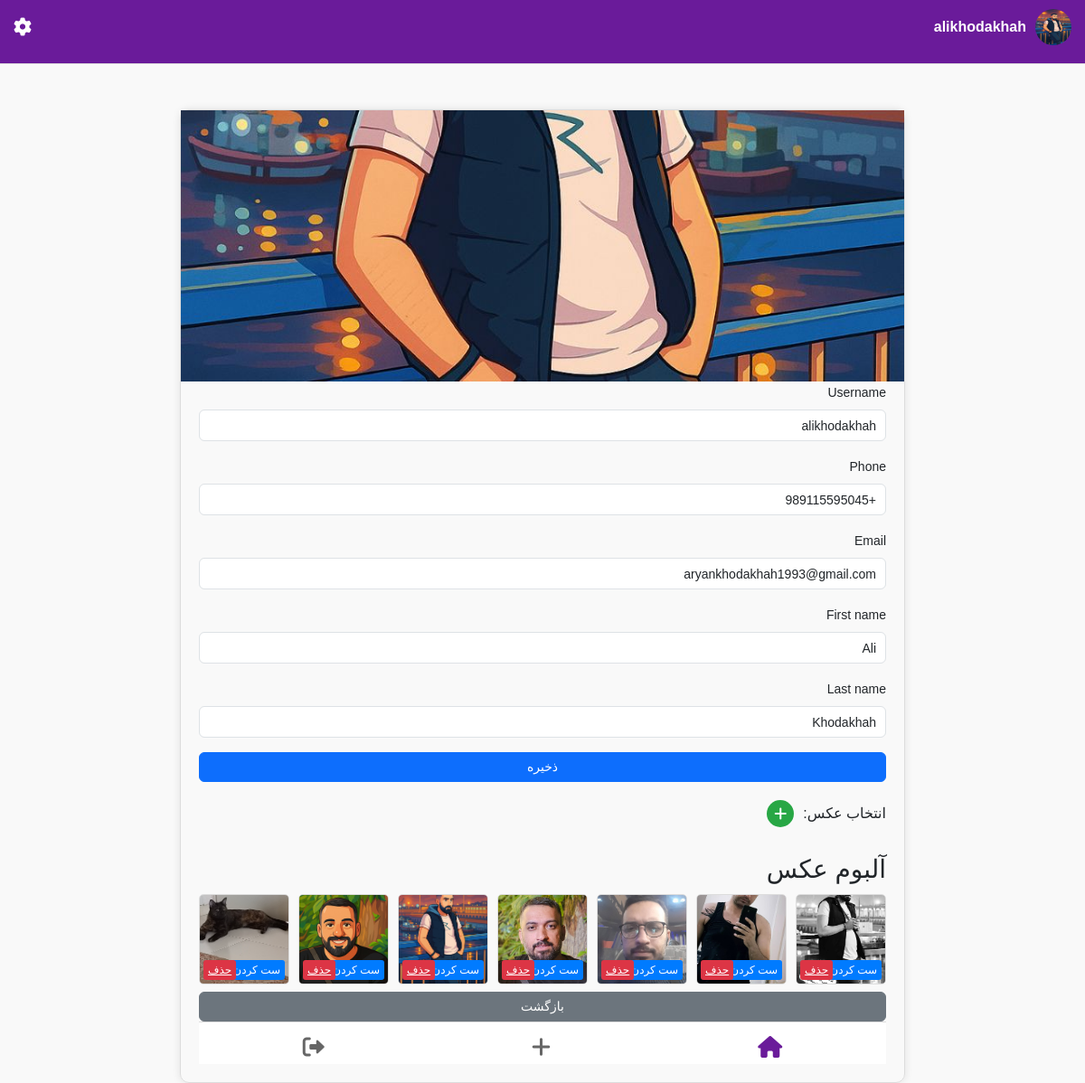
Screenshot of /edit_profile/ (signed in) with the database file from the repository.
### accounts/models.py (models this page shows, shortened)
class User(AbstractUser):
    last_seen = models.DateTimeField(null=True, blank=True)
    phone_regex = RegexValidator(
        regex=r'^\+98[0-9]{10}$',
        message="شماره تلفن باید با +98 شروع شده و شامل ۱۰ رقم بعدی باشد."
    )
    phone = models.CharField(
        max_length=13,
        unique=True,
        validators=[phone_regex],
        help_text="شماره تماس باید به فرمت +989123456789 باشد."
    )
    email_regex = RegexValidator(
        regex=r'^[a-zA-Z][a-zA-Z0-9_.]*@gmail\.com$',
        message="ایمیل باید با حروف انگلیسی شروع شده و دامنه @gmail.com داشته باشد."
    )
    email = models.EmailField(
        unique=True,
        validators=[email_regex],
        blank=True,
        null=True
    )
    username_regex = RegexValidator(
        regex=r'^[a-zA-Z][a-zA-Z0-9_.]*$',
        message="نام کاربری باید با حروف انگلیسی شروع شود و فقط شامل حروف، اعداد، نقطه و آندرلاین باشد."
    )
    username = models.CharField(
        max_length=50,
        unique=True,
        validators=[username_regex],
        blank=True,
        null=True,
        help_text="نام کاربری باید با حروف انگلیسی شروع شده و شامل اعداد، نقطه و آندرلاین باشد."
    )
    profile_photo = models.ImageField(
        upload_to='profile_pics/',
        default='profile_pics/person.png',
        null=True, blank=True,
        help_text="تصویر پروفایل خود را انتخاب کنید"
    )
    groups = models.ManyToManyField(Group, related_name="custom_user_set", blank=True)
    user_permissions = models.ManyToManyField(Permission, related_name="custom_user_permissions_set", blank=True)
    USERNAME_FIELD = 'phone'  # ورود با شماره تلفن
    REQUIRED_FIELDS = ['username', 'email']  # فیلدهای ضروری برای ثبت نام

class AlbumPhoto(models.Model):
    user = models.ForeignKey(settings.AUTH_USER_MODEL, on_delete=models.CASCADE, related_name='album_photo')
    photo = models.ImageField(
        upload_to='album_photos/',
        default='album_photos/person.png',
        validators=[
            FileExtensionValidator(allowed_extensions=['jpg','jpeg','png','gif'])
        ])
    uploaded_at=models.DateTimeField(auto_now_add=True)

### chatbox/views.py (the view)
# urls.py: path('edit_profile/', views.edit_profile, name='edit_profile'),
@login_required
def edit_profile(request):
    if request.method == 'POST':
        print("POST request received for edit_profile")
        print("POST data:", request.POST)
        profile_form = ProfileEditForm(request.POST, instance=request.user)
        print("Profile form valid?", profile_form.is_valid())
        if not profile_form.is_valid():
            print("Profile form errors:", profile_form.errors)
        if profile_form.is_valid():
            profile_form.save()
            messages.success(request, 'پروفایل شما با موفقیت بروزرسانی شد')
            return redirect('edit_profile')
    else:
        profile_form = ProfileEditForm(instance=request.user)
    album_photos = AlbumPhoto.objects.filter(user=request.user)
    return render(request, 'chatbox/edit_profile.html', {
        'profile_form': profile_form,
        'album_photos': album_photos
    })

### accounts/forms.py
class ProfileEditForm(forms.ModelForm):
    class Meta:
        model = User
        fields = ('username', 'phone', 'email', 'first_name', 'last_name', 'profile_photo')

### chatbox/templates/chatbox/edit_profile.html (shortened to what this page needs)
{% extends 'chatbox/base.html' %}
{% load widget_tweaks %}
{% load static %}
{% block extra_head %}
<link href="https://cdn.jsdelivr.net/npm/bootstrap@5.3.0/dist/css/bootstrap.min.css" rel="stylesheet">
<link rel="stylesheet" href="{% static 'chatbox/css/home.css' %}">
<link rel="stylesheet" href="https://cdnjs.cloudflare.com/ajax/libs/font-awesome/6.0.0-beta3/css/all.min.css">
{% endblock %}
{% block content %}
<div class="form-container">
    <div class="profile-photo-container">
        {% if request.user.profile_photo %}
            <img src="{{ request.user.profile_photo.url }}" alt="تصویر پروفایل" class="profile-photo" data-bs-toggle="modal" data-bs-target="#albumModal">
        {% else %}
            <img src="/media/profile_pics/default.jpg" alt="تصویر پیش‌فرض" class="profile-photo" data-bs-toggle="modal" data-bs-target="#albumModal">
        {% endif %}
    </div>
    <form method="post" id="profile-form">
        <div class="mb-3">
            <label for="id_username" class="form-label">{{ profile_form.username.label }}</label>
            {{ profile_form.username|add_class:"form-control" }}
        </div>
        <div class="mb-3">
            <label for="id_phone" class="form-label">{{ profile_form.phone.label }}</label>
            {{ profile_form.phone|add_class:"form-control" }}
        </div>
        <div class="mb-3">
            <label for="id_email" class="form-label">{{ profile_form.email.label }}</label>
            {{ profile_form.email|add_class:"form-control" }}
        </div>
        <div class="mb-3">
            <label for="id_first_name" class="form-label">{{ profile_form.first_name.label }}</label>
            {{ profile_form.first_name|add_class:"form-control" }}
        </div>
        <div class="mb-3">
            <label for="id_last_name" class="form-label">{{ profile_form.last_name.label }}</label>
            {{ profile_form.last_name|add_class:"form-control" }}
        </div>
        <button type="submit" class="btn btn-primary w-100">ذخیره</button>
    </form>
    <div class="upload-container">
        <label>انتخاب عکس:</label>
        <button type="button" class="add-photo-btn trigger-upload" data-input-id="photo-upload" title="آپلود عکس">
            <i class="fas fa-plus"></i>
        </button>
    </div>
    <div class="album-section">
        <h3>آلبوم عکس</h3>
        <div class="album-gallery" id="album-gallery">
            {% if album_photos %}
                {% for photo in album_photos %}
                    <div class="album-photo-container" data-photo-id="{{ photo.id }}">
                        <img src="{{ photo.photo.url }}" alt="عکس آلبوم" class="album-photo" data-bs-toggle="modal" data-bs-target="#photoModal" data-img-url="{{ photo.photo.url }}">
                        <button class="set-profile-btn" data-photo-id="{{ photo.id }}">ست کردن</button>
                        <a href="{% url 'delete_album_photo' photo.id %}" class="delete-photo-btn" onclick="return confirm('آیا مطمئن هستید که می‌خواهید این عکس را حذف کنید؟')">حذف</a>
                    </div>
                {% endfor %}
            {% else %}
                <p>هنوز عکسی آپلود نشده است.</p>
            {% endif %}
        </div>
    </div>
    <a href="{% url 'home' %}" class="btn btn-secondary w-100 mt-2">بازگشت</a>
    <div class="bottom-nav">
        <a href="{% url 'home' %}" class="active"><i class="fas fa-home"></i></a>
        <a href="#" id="toggle-modal"><i class="fas fa-plus"></i></a>
        <a href="{% url 'logout' %}"><i class="fas fa-sign-out-alt"></i></a>
    </div>
</div>
{% endblock %}

### chatbox/templates/chatbox/base.html (shortened to what this page needs)
{% load static %}
<!DOCTYPE html>
<html lang="fa">
<head>
    <link rel="stylesheet" href="https://cdnjs.cloudflare.com/ajax/libs/font-awesome/6.4.0/css/all.min.css">
    {% block extra_head %}{% endblock %}
</head>
<body>
    <div class="header">
        <div class="profile-section">
            <a href="{% url 'edit_profile' %}" class="profile-link">
                <img src="{{ user.profile_photo.url|default:'/static/chatbox/img/person.png' }}" alt="Profile Avatar" class="header-profile-photo">
                <span class="profile-name">{{ request.user.username }}</span>
            </a>
            <a href="{% url 'settings' %}" class="settings-icon" title="تنظیمات">
                <i class="fas fa-cog"></i>
            </a>
        </div>
    </div>
    {% block content %}
    {% endblock %}
</body>
</html>

### static/chatbox/css/home.css (style rules this page uses)
body { margin: 0; padding: 0; background: #f9f9f9; font-family: Arial, sans-serif; }
.bottom-nav { display: flex; justify-content: space-around; background: white; padding: 10px 0; border-top: 1px solid #ddd; position: sticky; bottom: 0; z-index: 10; padding-bottom: env(safe-area-inset-bottom); flex-shrink: 0; }
.bottom-nav a { color: #666; font-size: 24px; text-decoration: none; transition: color 0.3s ease; }
.bottom-nav a.active { color: #6a1b9a; }

### chatbox/templates/chatbox/base.html (style rules this page uses)
body { font-family: Arial, sans-serif; margin: 0; padding: 0; background-color: #f9f9f9; direction: rtl; height: 100vh; display: flex; flex-direction: column; padding-top: env(safe-area-inset-top); padding-bottom: env(safe-area-inset-bottom); padding-left: env(safe-area-inset-left); padding-right: env(safe-area-inset-right); }
.header { background: #6a1b9a; padding: 10px 15px; border-bottom: 1px solid #ddd; position: sticky; top: 0; z-index: 10; color: white; }
.profile-section { display: flex; align-items: center; justify-content: space-between; margin-bottom: 10px; }
.profile-link { display: flex; align-items: center; text-decoration: none; color: white; }
.header-profile-photo { width: 40px; height: 40px; border-radius: 50%; margin-left: 10px; }
.profile-name { font-size: 16px; font-weight: bold; }
.settings-icon { font-size: 20px; color: white; text-decoration: none; transition: transform 0.3s ease; }
.bottom-nav { position: fixed; bottom: 0; width: 100%; z-index: 999; }

### chatbox/templates/chatbox/edit_profile.html (style rules this page uses)
.form-container { max-width: 1000px; margin: 50px auto; padding: 20px; border: 1px solid #ddd; border-radius: 10px; box-shadow: 0 0 10px rgba(0,0,0,0.1); }
.profile-photo-container { margin: -20px -20px 0 -20px !important; padding: 0 !important; width: calc(100% + 40px) !important; }
.profile-photo { width: 100%; height: 300px; object-fit: cover; border-radius: 0; border: none; display: block; cursor: pointer; }
.upload-container { display: flex; align-items: center; gap: 10px; margin: 20px 0; }
.add-photo-btn { background: #28a745; color: white; border: none; border-radius: 50%; width: 30px; height: 30px; display: flex; align-items: center; justify-content: center; cursor: pointer; position: relative; }
.album-section { margin-top: 30px; }
.album-gallery { display: flex; flex-wrap: wrap; gap: 10px; margin-top: 10px; }
.album-photo { width: 100px; height: 100px; object-fit: cover; border-radius: 5px; border: 1px solid #ddd; cursor: pointer; }
.album-photo-container { position: relative; display: inline-block; }
.set-profile-btn, .delete-photo-btn { position: absolute; bottom: 5px; border: none; border-radius: 3px; padding: 2px 5px; font-size: 12px; cursor: pointer; }
.set-profile-btn { right: 5px; background: #007bff; color: white; }
.delete-photo-btn { left: 5px; background: #dc3545; color: white; }
.form-label { font-size: 14px; }
.form-control { font-size: 14px; padding: 5px 10px; height: 35px; }
.btn { font-size: 14px; padding: 5px 10px; }

### rows the page displays
User: profile_photo (picture), user.username "alikhodakhah", user.profile_photo (picture), username "alikhodakhah", phone "+989115595045", email "aryankhodakhah1993@gmail.com", first_name "Ali", last_name "Khodakhah"
AlbumPhoto: photo (picture)
AlbumPhoto: photo (picture)
AlbumPhoto: photo (picture)
AlbumPhoto: photo (picture)
AlbumPhoto: photo (picture)
AlbumPhoto: photo (picture)
AlbumPhoto: photo (picture)

### other values shown
{{ profile_form.username.label }} "Username"
{{ profile_form.phone.label }} "Phone"
{{ profile_form.email.label }} "Email"
{{ profile_form.first_name.label }} "First name"
{{ profile_form.last_name.label }} "Last name"
